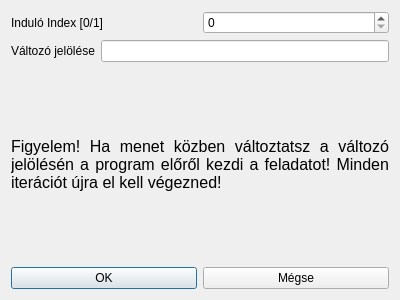
<?xml version="1.0" encoding="UTF-8"?>
<ui version="4.0">
 <class>Settings</class>
 <widget class="QDialog" name="Settings">
  <property name="geometry">
   <rect>
    <x>0</x>
    <y>0</y>
    <width>400</width>
    <height>300</height>
   </rect>
  </property>
  <property name="windowTitle">
   <string>Beállítások</string>
  </property>
  <property name="windowIcon">
   <iconset>
    <normaloff>:/Icon/simplex.png</normaloff>
    <normalon>:/Icon/simplex_icon</normalon>:/Icon/simplex.png</iconset>
  </property>
  <layout class="QVBoxLayout" name="verticalLayout_3">
   <item>
    <layout class="QVBoxLayout" name="verticalLayout_2">
     <item>
      <layout class="QVBoxLayout" name="verticalLayout">
       <item>
        <layout class="QHBoxLayout" name="horizontalLayout">
         <item>
          <widget class="QLabel" name="label">
           <property name="text">
            <string>Induló Index [0/1]</string>
           </property>
          </widget>
         </item>
         <item>
          <widget class="QSpinBox" name="variable_index">
           <property name="maximum">
            <number>1</number>
           </property>
          </widget>
         </item>
        </layout>
       </item>
       <item>
        <layout class="QHBoxLayout" name="horizontalLayout_2">
         <item>
          <widget class="QLabel" name="label_2">
           <property name="text">
            <string>Változó jelölése</string>
           </property>
          </widget>
         </item>
         <item>
          <widget class="QLineEdit" name="variable_name"/>
         </item>
        </layout>
       </item>
      </layout>
     </item>
     <item>
      <widget class="QLabel" name="label_3">
       <property name="font">
        <font>
         <pointsize>12</pointsize>
        </font>
       </property>
       <property name="text">
        <string>Figyelem! Ha menet közben változtatsz a változó jelölésén a program előről kezdi a feladatot! Minden iterációt újra el kell végezned!</string>
       </property>
       <property name="alignment">
        <set>Qt::AlignJustify|Qt::AlignVCenter</set>
       </property>
       <property name="wordWrap">
        <bool>true</bool>
       </property>
      </widget>
     </item>
     <item>
      <layout class="QHBoxLayout" name="horizontalLayout_3">
       <item>
        <widget class="QPushButton" name="OK_Button">
         <property name="text">
          <string>OK</string>
         </property>
        </widget>
       </item>
       <item>
        <widget class="QPushButton" name="Cancel">
         <property name="text">
          <string>Mégse</string>
         </property>
        </widget>
       </item>
      </layout>
     </item>
    </layout>
   </item>
  </layout>
 </widget>
 <resources/>
 <connections/>
</ui>
